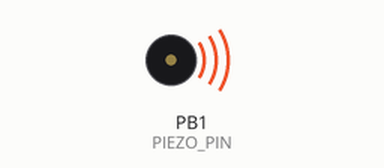
This sketch was run on a simulated ATtiny85, built with avr-gcc and run on an emulated ATtiny85. Shown: buzzer (waves = sounding, pin HIGH).

Above: at 0.2 s.
At 5.5 s:
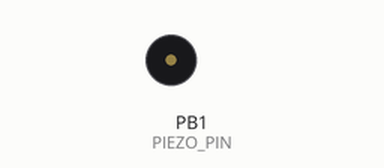
Timing chart, 0 to 8.1 s (numbered marks = the images above):
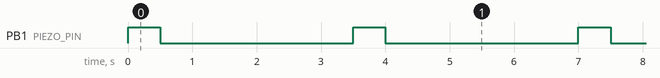

The sketch:

BeepTest.ino
```cpp
// Board: Digispark ATtiny85

#include <avr/io.h>
#include <util/delay.h>

// Pin assignment
#define PIEZO_PIN 1  // Pin for the piezo (PB1)

// Test values for beep
unsigned long beepOn = 500;  // Beep duration in milliseconds
unsigned long beepOff = 3000; // Pause duration in milliseconds

void setup() {
    pinMode(PIEZO_PIN, OUTPUT);  // Set piezo pin as output
}

void loop() {
    // Switch on piezo
    digitalWrite(PIEZO_PIN, HIGH);
    delay(beepOn);  // Beep for beepOn Duration

    // Switch off piezo
    digitalWrite(PIEZO_PIN, LOW);
    delay(beepOff);  // Pause for beepOff Duration
}
```

Measured:
- by itself, PB1 (PIEZO_PIN): alternates HIGH for 0.50 s and LOW for 3.0 s
